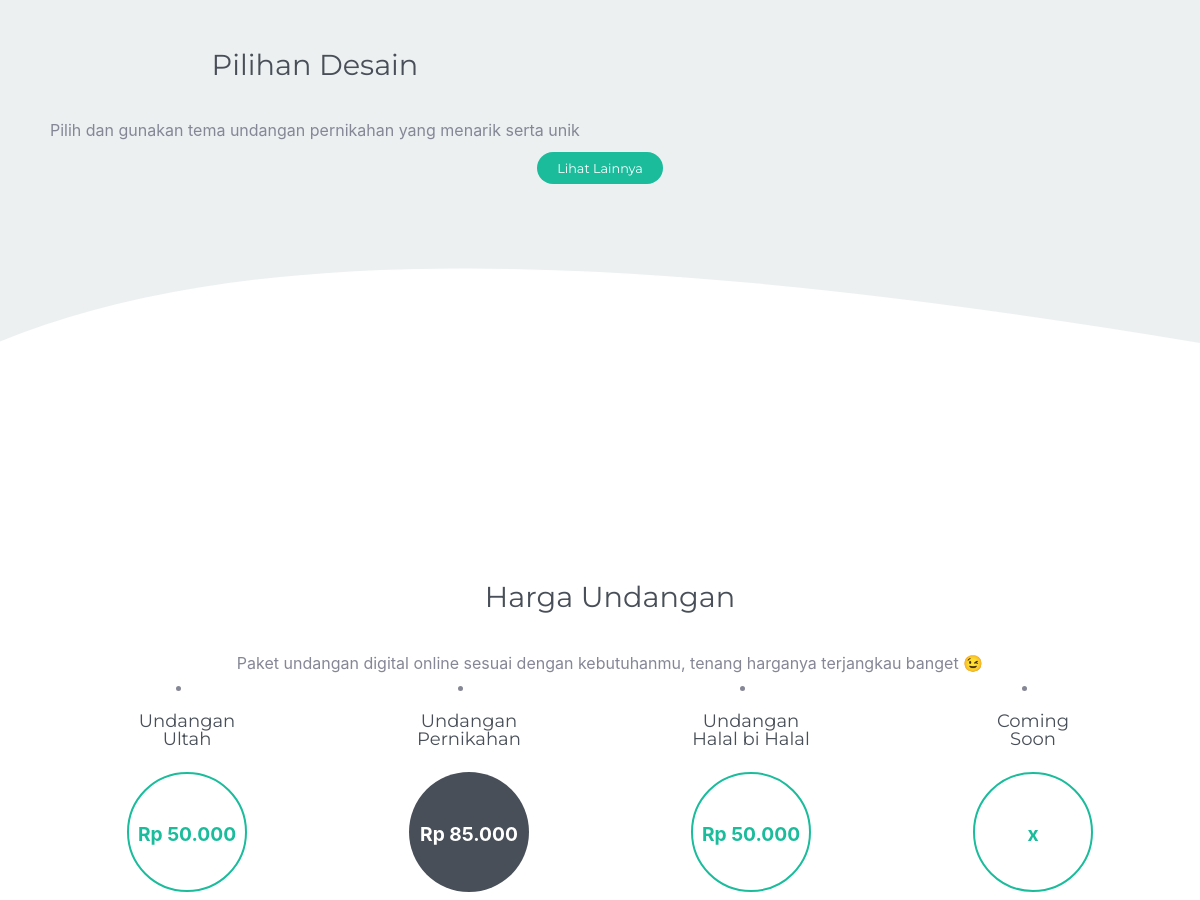
Before: / (middle part) with the older database file.
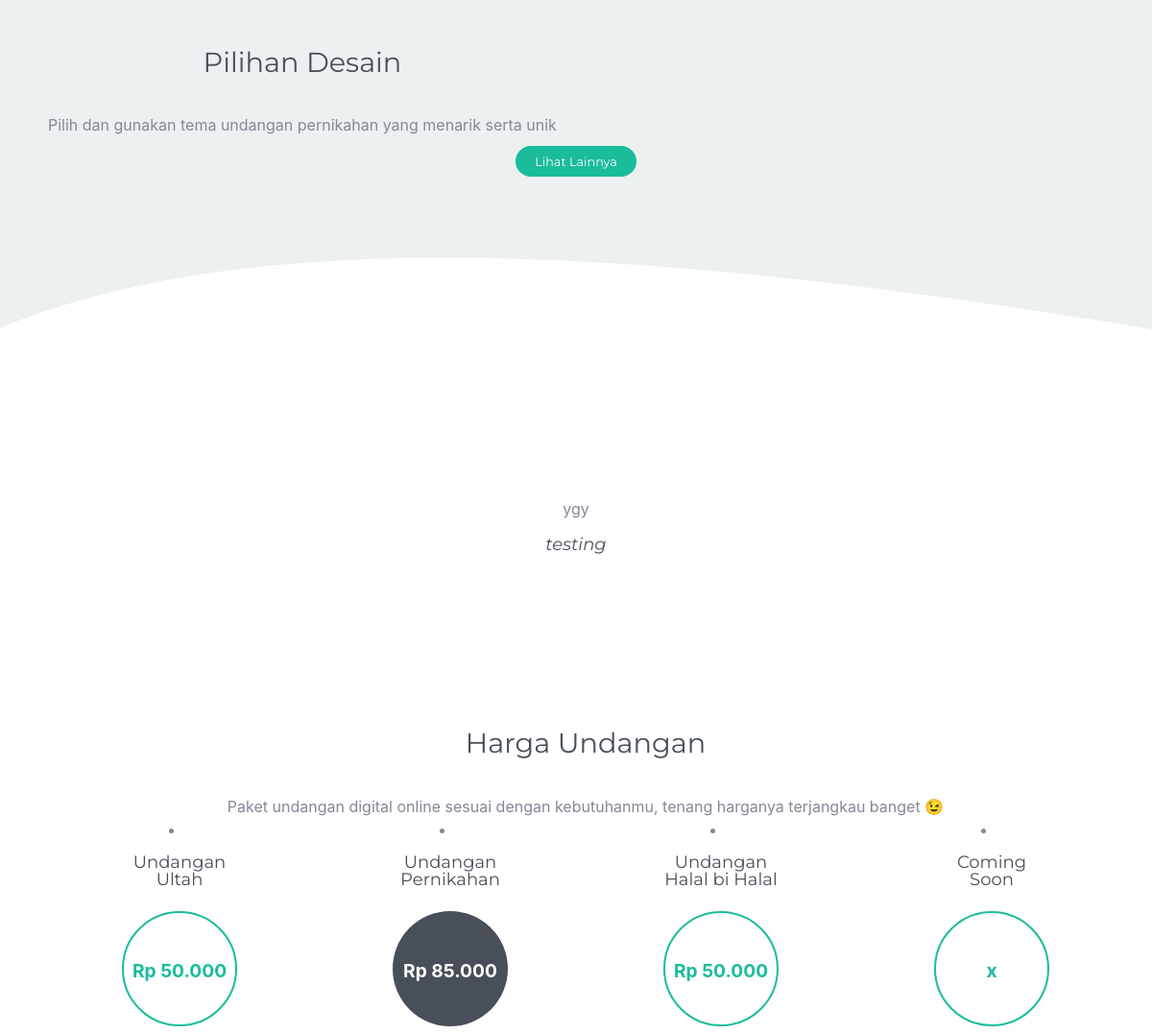
After: the same page with the newer database file.
### tables this page shows
CREATE TABLE `harga` (
  `id` int(11) NOT NULL,
  `nama_undangan` varchar(50) NOT NULL,
  `fitur1` varchar(50) NOT NULL,
  `fitur2` varchar(50) NOT NULL,
  `fitur3` varchar(50) NOT NULL,
  `fitur4` varchar(50) NOT NULL,
  `fitur5` varchar(50) NOT NULL,
  `fitur6` varchar(50) NOT NULL,
  `fitur7` varchar(50) NOT NULL,
  `fitur8` varchar(50) NOT NULL,
  `fitur9` varchar(50) NOT NULL,
  `harga` varchar(50) NOT NULL
);

CREATE TABLE `ulasan` (
  `id` int(11) NOT NULL,
  `id_user` int(11) NOT NULL,
  `ulasan` varchar(100) NOT NULL
);

CREATE TABLE `user` (
  `id` int(11) NOT NULL,
  `nama` varchar(128) NOT NULL,
  `email` varchar(128) NOT NULL,
  `image` varchar(128) NOT NULL,
  `password` varchar(128) NOT NULL,
  `role_id` int(11) NOT NULL,
  `is_active` int(1) NOT NULL,
  `created_at` int(11) NOT NULL
);

### application/controllers/Home.php (called while the page is built, shortened)
<?php
class Home extends CI_Controller
{
    public function beranda()
    {
        $data['user'] = $this->db->get_where('user', ['email' => $this->session->userdata('email')])->row_array();
        $data['harga'] = $this->db->get_where('harga', ['id' => ('1,3,4')])->row_array();
        $this->load->model('Home_model', 'user');
        $data['ulasan'] = $this->user->getUlasan();
        $data['user'] = $this->db->get('user')->result_array();
        $this->load->view('home/index', $data);
    }
}

### index.php (called while the page is built, shortened)
<?php
require_once BASEPATH.'core/CodeIgniter.php';

### application/models/Home_model.php (called while the page is built, shortened)
<?php
class Home_model extends CI_Model
{
    public function getUlasan()
    {
        $query = "SELECT `ulasan`. *, `user`. `nama`
                  FROM `ulasan` JOIN `user`
                  ON `ulasan`. `id_user` = `user`. `id`
        ";
        return $this->db->query($query)->result_array();
    }
}

### application/views/home/index.php (the view, shortened to what this page needs)
<!doctype html>
<html>
<head>
    <link rel="stylesheet" href="<?= base_url('assets/'); ?>css/reset.css">
    <link rel="stylesheet" href="<?= base_url('assets/'); ?>css/simplegrid.css">
    <link rel="stylesheet" href="<?= base_url('assets/'); ?>css/icomoon.css">
    <link rel="stylesheet" href="<?= base_url('assets/'); ?>css/lightcase.css">
    <link rel="stylesheet" href="<?= base_url('assets/'); ?>js/owl-carousel/owl.carousel.css" />
    <link rel="stylesheet" href="<?= base_url('assets/'); ?>js/owl-carousel/owl.theme.css" />
    <link rel="stylesheet" href="<?= base_url('assets/'); ?>js/owl-carousel/owl.transitions.css" />
    <link rel="stylesheet" href="<?= base_url('assets/'); ?>css/style.css">
    <link href="<?= base_url('assets/') ?>css/col.css" rel="stylesheet">
</head>
<body id="home">
    <div class="wrap grey recent-wrap" id="desain">
        <section class="grid grid-pad">
            <div class="col-ml-1">
                <h3>Pilihan Desain</h3>
                <p>Pilih dan gunakan tema undangan pernikahan yang menarik serta unik</p>
            </div>
            <div class="col-1-1"><a class="btn" href="#0">Lihat Lainnya</a></div>
        </section>
    </div>
    <svg class="curveUpColor" xmlns="http://www.w3.org/2000/svg" version="1.1" width="100%" height="100" viewBox="0 0 100 100" preserveAspectRatio="none">
        <path d="M0 100 C 20 0 50 0 100 100 Z"></path>
    </svg>
    <div class="wrap services-wrap">
        <section class="grid grid-pad">
            <div class="col-1-1 service-box cl-client-carousel-container">
                <div class="content">
                    <div class="cl-client-carousel">
                        <?php foreach ($ulasan as $u) : ?>
                            <div class="item client-carousel-item">
                                <div class="quotes-icon">
                                    <i class="icon-quotes-left"></i>
                                </div>
                                <p><?= $u['ulasan']; ?></p>
                                <h4><?= $u['nama']; ?></h4>
                            </div>
                        <?php endforeach; ?>
                    </div>
                </div>
            </div>
        </section>
    </div>
    <div class="wrap" id="harga">
        <div class="grid grid-pad">
            <section id="price-tables">
                <h3>Harga Undangan</h3>
                <p>Paket undangan digital online sesuai dengan kebutuhanmu, tenang harganya terjangkau banget 😉</p>
                <div class="row">
                    <li class="plan col-6 col-md-6 mb-3 col-lg-3">
                        <ul class="plan-wrap">
                            <li class="title">
                                <h4>Undangan
                                    <br>
                                    <br>
                                    Ultah
                                </h4>
                            </li>
                            <li class="price">
                                <p>Rp 50.000</p>
                            </li>
                        </ul>
                    </li>
                    <li class="plan best-plan col-6 col-md-6 mb-3 col-lg-3">
                        <ul class="plan-wrap">
                            <li class="title">
                                <h4 class="best-plan-title">Undangan<br>
                                    <br>Pernikahan
                                </h4>
                            </li>
                            <li class="price">
                                <p class="best-plan-price"><?= $harga['harga']; ?></p>
                            </li>
                        </ul>
                    </li>
                    <li class="plan col-6 col-md-6 mb-3 col-lg-3">
                        <ul class="plan-wrap">
                            <li class="title">
                                <h4>Undangan<br>
                                    <br>Halal bi Halal
                                </h4>
                            </li>
                            <li class="price">
                                <p>Rp 50.000</p>
                            </li>
                        </ul>
                    </li>
                    <li class="plan col-6 col-md-6 mb-3 col-lg-3">
                        <ul class="plan-wrap">
                            <li class="title">
                                <h4>Coming<br><br>Soon
                                </h4>
                            </li>
                            <li class="price">
                                <p>x</p>
                            </li>
                        </ul>
                    </li>
                </div>
            </section>
        </div>
    </div>
</body>
</html>

### assets/css/simplegrid.css (style rules this page uses)
*, *:after, *:before { -webkit-box-sizing: border-box; -moz-box-sizing: border-box; box-sizing: border-box; }
body { margin: 0px; }
[class*='col-'] { float: left; padding-right: 20px; }
.grid { width: 100%; max-width: 1140px; min-width: 755px; margin: 0 auto; overflow: hidden; }
.grid:after { content: ""; display: table; clear: both; }
.grid-pad { padding: 20px 0 0px 20px; }
.grid-pad > [class*='col-']:last-of-type { padding-right: 20px; }
.col-1-1 { width: 100%; }

### assets/css/icomoon.css (style rules this page uses)
[class^="icon-"], [class*=" icon-"] { font-family: 'icomoon'; speak: none; font-style: normal; font-weight: normal; font-variant: normal; text-transform: none; line-height: 1; -webkit-font-smoothing: antialiased; -moz-osx-font-smoothing: grayscale; }
.icon-quotes-left:before { content: "\e676"; }

### assets/css/style.css (style rules this page uses)
*, *:before, *:after { box-sizing: border-box; }
.wrap { width: 100%; padding: 3.5em 0; }
.grey { background: #ECF0F1; padding: 100px 0 150px; }
a { color:#1abc9c; }
a, img, .overlay, input, textarea, .plan-wrap p, .filters .filter { -webkit-transition: all .12s linear; -moz-transition: all .12s linear; -o-transition: all .12s linear; transition: all .12s linear; }
body { font-size: 1em; line-height: 1.7em; color: #777777; font-weight: normal; }
body, input, textarea { font-family: 'Source Sans Pro', Helvetica, Arial, sans-serif; }
h1,h2,h3,h4,h5,h6, .navigation a, .btn, .filters .filter { font-family: 'Montserrat', Helvetica, Arial, sans-serif; }
h1,h2,h3,h4,h5,h6 { position: relative; margin: 1em 0 1.4em; color: #484f58; }
h3 { font-size: 1.8em; line-height: .9em; }
h4,h5,h6 { font-size: 1.125em; line-height: .5em; }
.curveUpColor, .curveDownColor { fill: #fff; stroke: #fff; position: absolute; left: 0; z-index: 1; }
.curveUpColor { margin-top: -100px; }
.btn { position: relative; display: inline-block; margin: .8em 0; padding: .5em 1.6em; color: #fff; font-size: .8em; -webkit-border-radius: 30px; -moz-border-radius: 30px; border-radius: 30px; background:#1abc9c; }
.services, .service-box { text-align: center; }
.recent-wrap { text-align: center; }
.quotes-icon { color: #1abc9c; font-size: 4em; line-height: 1; margin-bottom: 27px; vertical-align: top; }
.cl-client-carousel .client-carousel-item h4 { font-style: italic; }
.cl-client-carousel .client-carousel-item p { line-height: 1.8em; width: 80%; margin: 10px auto; }
#price-tables:after { display: table; clear: both; content: ''; }
#price-tables { max-width: 69em; margin: 0 auto; text-align: center; }
.plan-wrap .title h2.best-plan-title, .plan-wrap .price p.best-plan-price, .plan-wrap .btn-best-plan { color: #fff; }
.plan-wrap .price p { font-size: 1.2em; font-weight: 700; line-height: 120px; width: 120px; height: 120px; margin: 1.5em auto; color:#1abc9c; border: 2px solid#1abc9c; -webkit-border-radius: 60px; -moz-border-radius: 60px; border-radius: 60px; background: transparent; }
.plan-wrap .price p.best-plan-price { border-color: transparent; background: #484f58; }
#price-tables { margin: 2em auto; }

Changed rows visible on the page:
added ulasan: ulasan "ygy", id_user.nama "testing"
